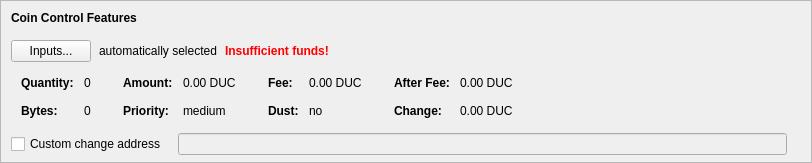
    <widget class="QFrame" name="frameCoinControl">
     <property name="sizePolicy">
      <sizepolicy hsizetype="Expanding" vsizetype="Expanding">
       <horstretch>0</horstretch>
       <verstretch>0</verstretch>
      </sizepolicy>
     </property>
     <property name="maximumSize">
      <size>
       <width>16777215</width>
       <height>16777215</height>
      </size>
     </property>
     <property name="frameShape">
      <enum>QFrame::StyledPanel</enum>
     </property>
     <property name="frameShadow">
      <enum>QFrame::Sunken</enum>
     </property>
     <layout class="QVBoxLayout" name="verticalLayoutCoinControl2">
      <property name="spacing">
       <number>0</number>
      </property>
      <property name="leftMargin">
       <number>0</number>
      </property>
      <property name="topMargin">
       <number>0</number>
      </property>
      <property name="rightMargin">
       <number>0</number>
      </property>
      <property name="bottomMargin">
       <number>6</number>
      </property>
      <item>
       <layout class="QVBoxLayout" name="verticalLayoutCoinControl" stretch="0,0,0,0,1">
        <property name="spacing">
         <number>0</number>
        </property>
        <property name="leftMargin">
         <number>10</number>
        </property>
        <property name="topMargin">
         <number>10</number>
        </property>
        <item>
         <layout class="QHBoxLayout" name="horizontalLayoutCoinControl1">
          <property name="bottomMargin">
           <number>15</number>
          </property>
          <item>
           <widget class="QLabel" name="labelCoinControlFeatures">
            <property name="sizePolicy">
             <sizepolicy hsizetype="Preferred" vsizetype="Maximum">
              <horstretch>0</horstretch>
              <verstretch>0</verstretch>
             </sizepolicy>
            </property>
            <property name="font">
             <font>
              <weight>75</weight>
              <bold>true</bold>
             </font>
            </property>
            <property name="styleSheet">
             <string notr="true">font-weight:bold;</string>
            </property>
            <property name="text">
             <string>Coin Control Features</string>
            </property>
           </widget>
          </item>
         </layout>
        </item>
        <item>
         <layout class="QHBoxLayout" name="horizontalLayoutCoinControl2" stretch="0,0,0,0">
          <property name="spacing">
           <number>8</number>
          </property>
          <property name="bottomMargin">
           <number>10</number>
          </property>
          <item>
           <widget class="QPushButton" name="pushButtonCoinControl">
            <property name="styleSheet">
             <string notr="true"/>
            </property>
            <property name="text">
             <string>Inputs...</string>
            </property>
            <property name="autoDefault">
             <bool>false</bool>
            </property>
           </widget>
          </item>
          <item>
           <widget class="QLabel" name="labelCoinControlAutomaticallySelected">
            <property name="text">
             <string>automatically selected</string>
            </property>
            <property name="margin">
             <number>5</number>
            </property>
           </widget>
          </item>
          <item>
           <widget class="QLabel" name="labelCoinControlInsuffFunds">
            <property name="font">
             <font>
              <weight>75</weight>
              <bold>true</bold>
             </font>
            </property>
            <property name="styleSheet">
             <string notr="true">color:red;font-weight:bold;</string>
            </property>
            <property name="text">
             <string>Insufficient funds!</string>
            </property>
            <property name="margin">
             <number>5</number>
            </property>
           </widget>
          </item>
          <item>
           <spacer name="horizontalSpacerCoinControl">
            <property name="orientation">
             <enum>Qt::Horizontal</enum>
            </property>
            <property name="sizeHint" stdset="0">
             <size>
              <width>40</width>
              <height>1</height>
             </size>
            </property>
           </spacer>
          </item>
         </layout>
        </item>
        <item>
         <widget class="QWidget" name="widgetCoinControl" native="true">
          <property name="sizePolicy">
           <sizepolicy hsizetype="Preferred" vsizetype="Preferred">
            <horstretch>0</horstretch>
            <verstretch>0</verstretch>
           </sizepolicy>
          </property>
          <property name="minimumSize">
           <size>
            <width>0</width>
            <height>0</height>
           </size>
          </property>
          <property name="styleSheet">
           <string notr="true"/>
          </property>
          <layout class="QHBoxLayout" name="horizontalLayoutCoinControl5">
           <property name="leftMargin">
            <number>0</number>
           </property>
           <property name="topMargin">
            <number>0</number>
           </property>
           <property name="rightMargin">
            <number>0</number>
           </property>
           <property name="bottomMargin">
            <number>0</number>
           </property>
           <item>
            <layout class="QHBoxLayout" name="horizontalLayoutCoinControl3" stretch="0,0,0,1">
             <property name="spacing">
              <number>20</number>
             </property>
             <property name="topMargin">
              <number>0</number>
             </property>
             <property name="bottomMargin">
              <number>10</number>
             </property>
             <item>
              <layout class="QFormLayout" name="formLayoutCoinControl1">
               <property name="horizontalSpacing">
                <number>10</number>
               </property>
               <property name="verticalSpacing">
                <number>14</number>
               </property>
               <property name="leftMargin">
                <number>10</number>
               </property>
               <property name="topMargin">
                <number>4</number>
               </property>
               <property name="rightMargin">
                <number>6</number>
               </property>
               <item row="0" column="0">
                <widget class="QLabel" name="labelCoinControlQuantityText">
                 <property name="font">
                  <font>
                   <weight>75</weight>
                   <bold>true</bold>
                  </font>
                 </property>
                 <property name="text">
                  <string>Quantity:</string>
                 </property>
                 <property name="margin">
                  <number>0</number>
                 </property>
                </widget>
               </item>
               <item row="0" column="1">
                <widget class="QLabel" name="labelCoinControlQuantity">
                 <property name="cursor">
                  <cursorShape>IBeamCursor</cursorShape>
                 </property>
                 <property name="contextMenuPolicy">
                  <enum>Qt::ActionsContextMenu</enum>
                 </property>
                 <property name="text">
                  <string notr="true">0</string>
                 </property>
                 <property name="margin">
                  <number>0</number>
                 </property>
                 <property name="textInteractionFlags">
                  <set>Qt::LinksAccessibleByMouse|Qt::TextSelectableByKeyboard|Qt::TextSelectableByMouse</set>
                 </property>
                </widget>
               </item>
               <item row="1" column="0">
                <widget class="QLabel" name="labelCoinControlBytesText">
                 <property name="font">
                  <font>
                   <weight>75</weight>
                   <bold>true</bold>
                  </font>
                 </property>
                 <property name="text">
                  <string>Bytes:</string>
                 </property>
                </widget>
               </item>
               <item row="1" column="1">
                <widget class="QLabel" name="labelCoinControlBytes">
                 <property name="cursor">
                  <cursorShape>IBeamCursor</cursorShape>
                 </property>
                 <property name="contextMenuPolicy">
                  <enum>Qt::ActionsContextMenu</enum>
                 </property>
                 <property name="text">
                  <string notr="true">0</string>
                 </property>
                 <property name="textInteractionFlags">
                  <set>Qt::LinksAccessibleByMouse|Qt::TextSelectableByKeyboard|Qt::TextSelectableByMouse</set>
                 </property>
                </widget>
               </item>
              </layout>
             </item>
             <item>
              <layout class="QFormLayout" name="formLayoutCoinControl2">
               <property name="horizontalSpacing">
                <number>10</number>
               </property>
               <property name="verticalSpacing">
                <number>14</number>
               </property>
               <property name="leftMargin">
                <number>6</number>
               </property>
               <property name="topMargin">
                <number>4</number>
               </property>
               <property name="rightMargin">
                <number>6</number>
               </property>
               <item row="0" column="0">
                <widget class="QLabel" name="labelCoinControlAmountText">
                 <property name="font">
                  <font>
                   <weight>75</weight>
                   <bold>true</bold>
                  </font>
                 </property>
                 <property name="text">
                  <string>Amount:</string>
                 </property>
                 <property name="margin">
                  <number>0</number>
                 </property>
                </widget>
               </item>
               <item row="0" column="1">
                <widget class="QLabel" name="labelCoinControlAmount">
                 <property name="cursor">
                  <cursorShape>IBeamCursor</cursorShape>
                 </property>
                 <property name="contextMenuPolicy">
                  <enum>Qt::ActionsContextMenu</enum>
                 </property>
                 <property name="text">
                  <string notr="true">0.00 DUC</string>
                 </property>
                 <property name="textInteractionFlags">
                  <set>Qt::LinksAccessibleByMouse|Qt::TextSelectableByKeyboard|Qt::TextSelectableByMouse</set>
                 </property>
                </widget>
               </item>
               <item row="1" column="0">
                <widget class="QLabel" name="labelCoinControlPriorityText">
                 <property name="font">
                  <font>
                   <weight>75</weight>
                   <bold>true</bold>
                  </font>
                 </property>
                 <property name="text">
                  <string>Priority:</string>
                 </property>
                </widget>
               </item>
               <item row="1" column="1">
                <widget class="QLabel" name="labelCoinControlPriority">
                 <property name="cursor">
                  <cursorShape>IBeamCursor</cursorShape>
                 </property>
                 <property name="contextMenuPolicy">
                  <enum>Qt::ActionsContextMenu</enum>
                 </property>
                 <property name="text">
                  <string notr="true">medium</string>
                 </property>
                 <property name="textInteractionFlags">
                  <set>Qt::LinksAccessibleByMouse|Qt::TextSelectableByKeyboard|Qt::TextSelectableByMouse</set>
                 </property>
                </widget>
               </item>
              </layout>
             </item>
             <item>
              <layout class="QFormLayout" name="formLayoutCoinControl3">
               <property name="horizontalSpacing">
                <number>10</number>
               </property>
               <property name="verticalSpacing">
                <number>14</number>
               </property>
               <property name="leftMargin">
                <number>6</number>
               </property>
               <property name="topMargin">
                <number>4</number>
               </property>
               <property name="rightMargin">
                <number>6</number>
               </property>
               <item row="0" column="0">
                <widget class="QLabel" name="labelCoinControlFeeText">
                 <property name="font">
                  <font>
                   <weight>75</weight>
                   <bold>true</bold>
                  </font>
                 </property>
                 <property name="text">
                  <string>Fee:</string>
                 </property>
                 <property name="margin">
                  <number>0</number>
                 </property>
                </widget>
               </item>
               <item row="0" column="1">
                <widget class="QLabel" name="labelCoinControlFee">
                 <property name="cursor">
                  <cursorShape>IBeamCursor</cursorShape>
                 </property>
                 <property name="contextMenuPolicy">
                  <enum>Qt::ActionsContextMenu</enum>
                 </property>
                 <property name="text">
                  <string notr="true">0.00 DUC</string>
                 </property>
                 <property name="textInteractionFlags">
                  <set>Qt::LinksAccessibleByMouse|Qt::TextSelectableByKeyboard|Qt::TextSelectableByMouse</set>
                 </property>
                </widget>
               </item>
               <item row="1" column="0">
                <widget class="QLabel" name="labelCoinControlLowOutputText">
                 <property name="font">
                  <font>
                   <weight>75</weight>
                   <bold>true</bold>
                  </font>
                 </property>
                 <property name="text">
                  <string>Dust:</string>
                 </property>
                </widget>
               </item>
               <item row="1" column="1">
                <widget class="QLabel" name="labelCoinControlLowOutput">
                 <property name="cursor">
                  <cursorShape>IBeamCursor</cursorShape>
                 </property>
                 <property name="contextMenuPolicy">
                  <enum>Qt::ActionsContextMenu</enum>
                 </property>
                 <property name="text">
                  <string notr="true">no</string>
                 </property>
                 <property name="textInteractionFlags">
                  <set>Qt::LinksAccessibleByMouse|Qt::TextSelectableByKeyboard|Qt::TextSelectableByMouse</set>
                 </property>
                </widget>
               </item>
              </layout>
             </item>
             <item>
              <layout class="QFormLayout" name="formLayoutCoinControl4">
               <property name="horizontalSpacing">
                <number>10</number>
               </property>
               <property name="verticalSpacing">
                <number>14</number>
               </property>
               <property name="leftMargin">
                <number>6</number>
               </property>
               <property name="topMargin">
                <number>4</number>
               </property>
               <property name="rightMargin">
                <number>6</number>
               </property>
               <item row="0" column="0">
                <widget class="QLabel" name="labelCoinControlAfterFeeText">
                 <property name="font">
                  <font>
                   <weight>75</weight>
                   <bold>true</bold>
                  </font>
                 </property>
                 <property name="text">
                  <string>After Fee:</string>
                 </property>
                 <property name="margin">
                  <number>0</number>
                 </property>
                </widget>
               </item>
               <item row="0" column="1">
                <widget class="QLabel" name="labelCoinControlAfterFee">
                 <property name="cursor">
                  <cursorShape>IBeamCursor</cursorShape>
                 </property>
                 <property name="contextMenuPolicy">
                  <enum>Qt::ActionsContextMenu</enum>
                 </property>
                 <property name="text">
                  <string notr="true">0.00 DUC</string>
                 </property>
                 <property name="textInteractionFlags">
                  <set>Qt::LinksAccessibleByMouse|Qt::TextSelectableByKeyboard|Qt::TextSelectableByMouse</set>
                 </property>
                </widget>
               </item>
               <item row="1" column="0">
                <widget class="QLabel" name="labelCoinControlChangeText">
                 <property name="font">
                  <font>
                   <weight>75</weight>
                   <bold>true</bold>
                  </font>
                 </property>
                 <property name="text">
                  <string>Change:</string>
                 </property>
                </widget>
               </item>
               <item row="1" column="1">
                <widget class="QLabel" name="labelCoinControlChange">
                 <property name="cursor">
                  <cursorShape>IBeamCursor</cursorShape>
                 </property>
                 <property name="contextMenuPolicy">
                  <enum>Qt::ActionsContextMenu</enum>
                 </property>
                 <property name="text">
                  <string notr="true">0.00 DUC</string>
                 </property>
                 <property name="textInteractionFlags">
                  <set>Qt::LinksAccessibleByMouse|Qt::TextSelectableByKeyboard|Qt::TextSelectableByMouse</set>
                 </property>
                </widget>
               </item>
              </layout>
             </item>
            </layout>
           </item>
          </layout>
         </widget>
        </item>
        <item>
         <layout class="QHBoxLayout" name="horizontalLayoutCoinControl4" stretch="0,0,0">
          <property name="spacing">
           <number>12</number>
          </property>
          <property name="sizeConstraint">
           <enum>QLayout::SetDefaultConstraint</enum>
          </property>
          <property name="topMargin">
           <number>5</number>
          </property>
          <property name="rightMargin">
           <number>5</number>
          </property>
          <item>
           <widget class="QCheckBox" name="checkBoxCoinControlChange">
            <property name="toolTip">
             <string>If this is activated, but the change address is empty or invalid, change will be sent to a newly generated address.</string>
            </property>
            <property name="text">
             <string>Custom change address</string>
            </property>
           </widget>
          </item>
          <item>
           <widget class="QValidatedLineEdit" name="lineEditCoinControlChange">
            <property name="enabled">
             <bool>false</bool>
            </property>
            <property name="sizePolicy">
             <sizepolicy hsizetype="Expanding" vsizetype="Fixed">
              <horstretch>0</horstretch>
              <verstretch>0</verstretch>
             </sizepolicy>
            </property>
           </widget>
          </item>
          <item>
           <widget class="QLabel" name="labelCoinControlChangeLabel">
            <property name="sizePolicy">
             <sizepolicy hsizetype="Preferred" vsizetype="Expanding">
              <horstretch>0</horstretch>
              <verstretch>0</verstretch>
             </sizepolicy>
            </property>
            <property name="minimumSize">
             <size>
              <width>0</width>
              <height>0</height>
             </size>
            </property>
            <property name="text">
             <string/>
            </property>
            <property name="margin">
             <number>3</number>
            </property>
           </widget>
          </item>
         </layout>
        </item>
        <item>
         <spacer name="verticalSpacerCoinControl">
          <property name="orientation">
           <enum>Qt::Vertical</enum>
          </property>
          <property name="sizeHint" stdset="0">
           <size>
            <width>800</width>
            <height>1</height>
           </size>
          </property>
         </spacer>
        </item>
       </layout>
      </item>
     </layout>
    </widget>
